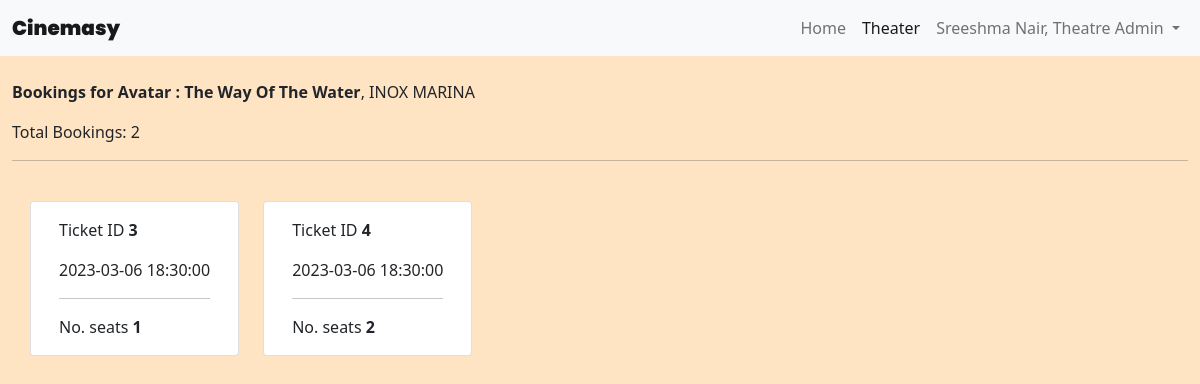
Page /show_tickets/1 (signed in) on the committed database.
### website/models.py (models this page shows)
class RegisteredUser(db.Model, UserMixin):
    id = db.Column(db.Integer, primary_key=True)
    email = db.Column(db.String(150), unique=True)
    password = db.Column(db.String(150))
    name = db.Column(db.String(150))
    is_theatre_admin = db.Column(db.Boolean)
    is_super_admin = db.Column(db.Boolean)
    theaters = db.relationship('Theaters')
    movies = db.relationship('Movie')
    shows = db.relationship('Show')
    tickets_booked = db.relationship('Ticket')

class Show(db.Model):
    id = db.Column(db.Integer, primary_key=True)
    movie_screened = db.Column(db.Integer, db.ForeignKey('movie.id'))
    theater_screened_in = db.Column(db.Integer, db.ForeignKey('theaters.id'))
    movie = db.Column(db.String(150))
    theater = db.Column(db.String(150))
    theater_address = db.Column(db.String(150))
    theater_address_link = db.Column(db.String(150))
    datetime_screened = db.Column(db.DateTime(timezone=True), default=func.now())
    theater_admin_id = db.Column(db.Integer, db.ForeignKey('registered_user.id'))
    seats_available = db.Column(db.Integer)
    cost_per_seat = db.Column(db.Integer)
    tickets_booked = db.relationship('Ticket')

class Ticket(db.Model):
    id = db.Column(db.Integer, primary_key=True)
    show_booked = db.Column(db.Integer, db.ForeignKey('show.id'))
    movie_booked = db.Column(db.Integer, db.ForeignKey('movie.id'))
    theater_booked = db.Column(db.Integer, db.ForeignKey('theaters.id'))
    user = db.Column(db.Integer, db.ForeignKey('registered_user.id'))
    movie_name = db.Column(db.String(150))
    theater_name = db.Column(db.String(150))
    theater_address = db.Column(db.String(150))
    theater_address_link = db.Column(db.String(150))
    no_of_seats = db.Column(db.Integer)
    total_cost = db.Column(db.Integer)
    show_timinig = db.Column(db.DateTime(timezone=True), default=func.now())

### website/views.py (the view)
@views.route('show_tickets/<int:id>')
@login_required
def show_tickets(id):
    if current_user.is_theatre_admin == True:
        tickets = Ticket.query.filter_by(show_booked=int(id)).all()
        show = Show.query.get(int(id))
        return render_template('show_tickets.html', user=current_user, tickets=tickets, show=show, no_of_tickets=len(tickets))
    else:
        return render_template('home.html', user=current_user, movies=movies)

### website/__init__.py (called while the page is built)
def create_app():
    app = Flask(__name__)
    app.config['SECRET_KEY'] = 'secret key'
    app.config['SQLALCHEMY_DATABASE_URI'] = 'sqlite:///' + DB_NAME
    db.init_app(app)
    from .views import views
    from .auth import auth
    app.register_blueprint(views, url_prefix='/')
    app.register_blueprint(auth, url_prefix='/')
    from .models import RegisteredUser, Theaters, Movie, Show
    with app.app_context():
        db.create_all()
    login_manager = LoginManager()
    login_manager.login_view = 'auth.login'
    login_manager.init_app(app)
    @login_manager.user_loader
    def load_user(id):
        return RegisteredUser.query.get(int(id))
    return app

### website/templates/show_tickets.html (shortened to what this page needs)
{% extends "base.html" %}
{% block content %}
<nav class="navbar navbar-expand-lg navbar-light bg-light">
    <div class="container-fluid">
      <a class="navbar-brand" style="font-weight: 1000; font-family: 'Poppins', sans-serif" href="#">Cinemasy</a>
      <div class="collapse navbar-collapse d-md-flex justify-content-md-end" id="navbarNavDropdown">
        <ul class="navbar-nav navbar-nav mr-auto">
          <li class="nav-item">
            <a class="nav-link" aria-current="page" href="/">Home</a>
          </li>
          {% if user.is_authenticated %}
          <li class="nav-item">
            {% if user.is_theatre_admin %}
              <a class="nav-link active" href="/my_theaters">Theater</a>
          </li>
          {% elif user.is_super_admin %}
          <a class="nav-link" href="/movies">Movies</a>
          {% else %}
          <a class="nav-link" href="/my_tickets">My Tickets</a>
          {% endif %}
          {% endif %}
          {% if user.is_authenticated %}
          <li class="nav-item dropdown">
            <a class="nav-link dropdown-toggle" href="#" id="navbarDropdown" role="button" data-bs-toggle="dropdown" aria-expanded="false">
              {% if user.is_theatre_admin %}
                {{ user.name }}, Theatre Admin
              {% elif user.is_super_admin %}
                {{ user.name }}, Super Admin
              {% else %}
                {{ user.name }}
              {% endif %}
            </a>
          </li>
          {% else %}
          <li class="nav-item justify-content-end">
            <a class="nav-link" href="/login">Login</a>
          </li>
          {% endif %}
        </ul>
      </div>
    </div>
  </nav>
<div class="container-fluid align-self-center">
    <br/><p><strong >Bookings for {{ show.movie }}</strong>, {{ show.theater }}</p>
    <p>Total Bookings: {{ no_of_tickets }}</p><hr/>
    <div class="container pt-4 pb-4">
        <div class="row row-cols-auto">
        {% for ticket in tickets %}
        <div class="card" style="margin-right:24px">
            <div class="card-body">
              <p class="card-text">Ticket ID <strong>{{ ticket.id }}</strong></p>
              <p class="card-text">{{ ticket.show_timinig }}</p>
              <hr/>
              <p class="card-text">No. seats <strong>{{ ticket.no_of_seats }}</strong></p>
            </div>
          </div>
        {% endfor %}
        </div>
      </div>
    </div>
{% endblock %}

### website/templates/base.html (style rules this page uses)
body { background-color: bisque; }

### rows in the picture
RegisteredUser: name "Sreeshma Nair"
Show: movie "Avatar : The Way Of The Water", theater "INOX MARINA"
Ticket: id "3", show_timinig "2023-03-06 18:30:00", no_of_seats "1"
Ticket: id "4", show_timinig "2023-03-06 18:30:00", no_of_seats "2"

### other values in the picture
{{ no_of_tickets }} "2"
